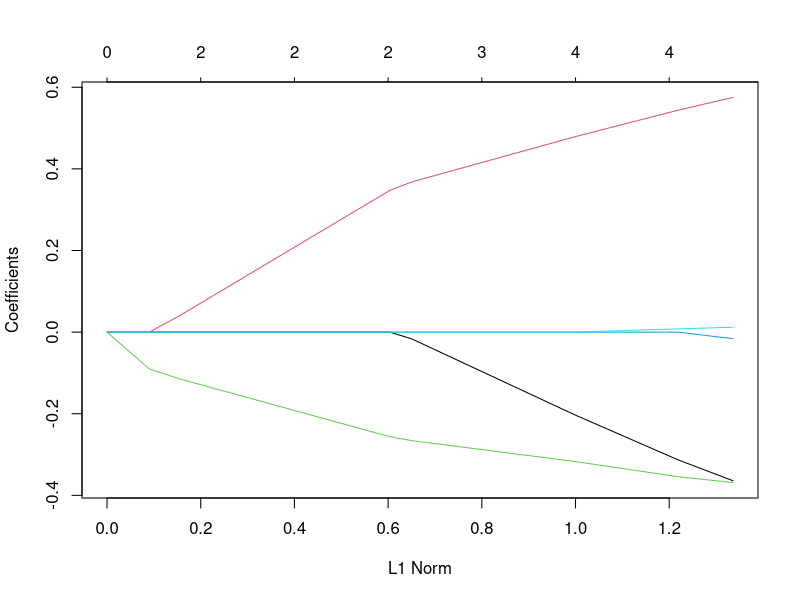
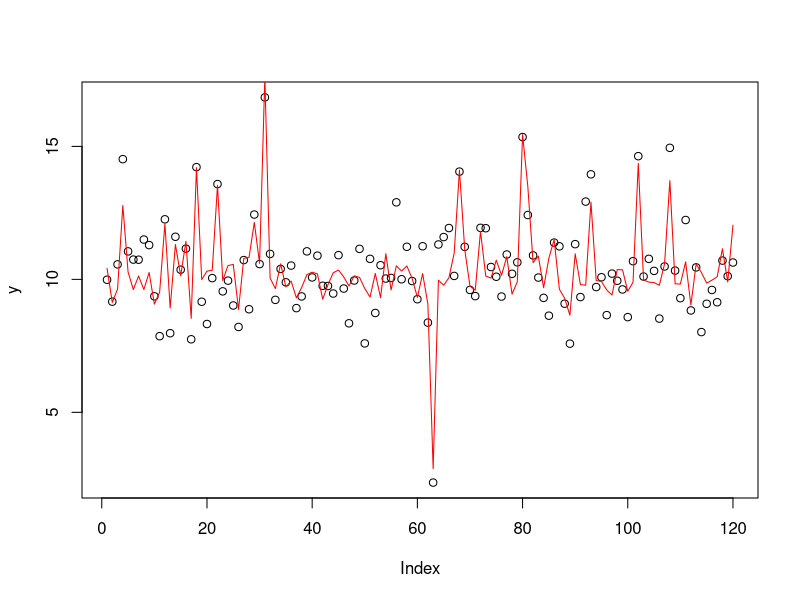
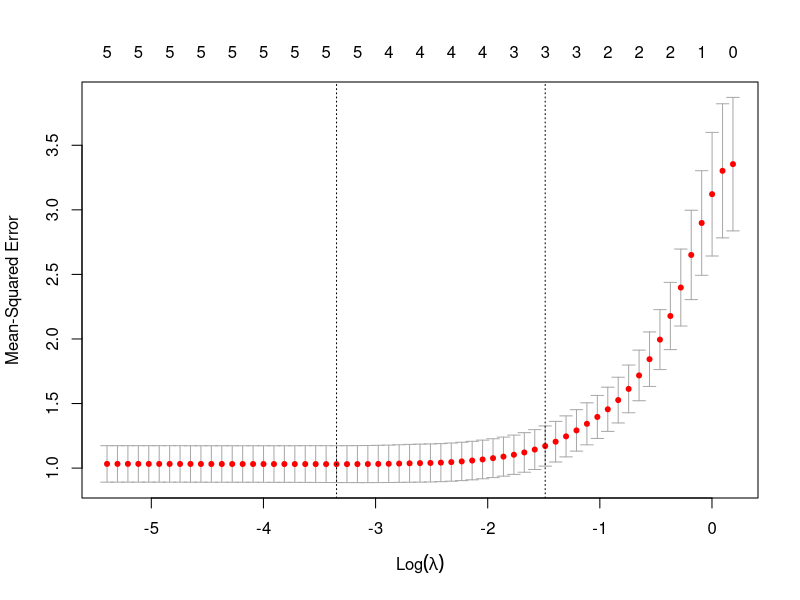
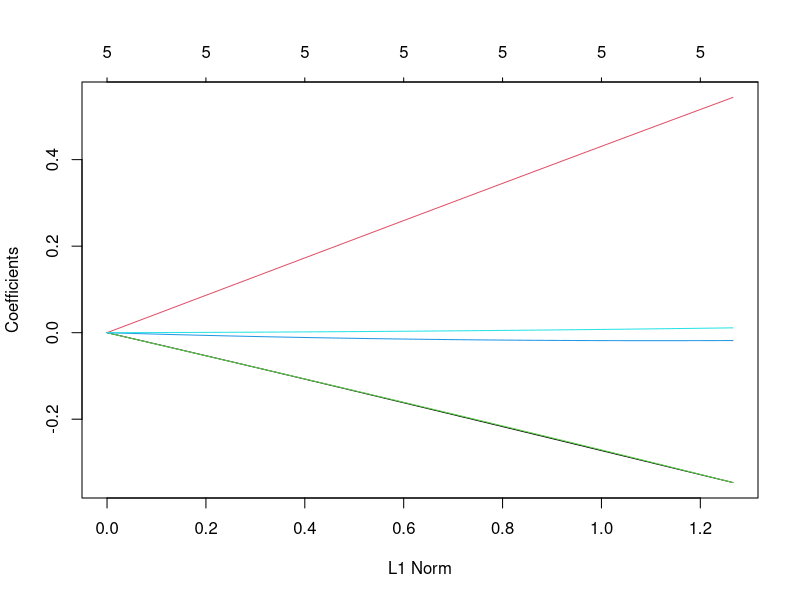
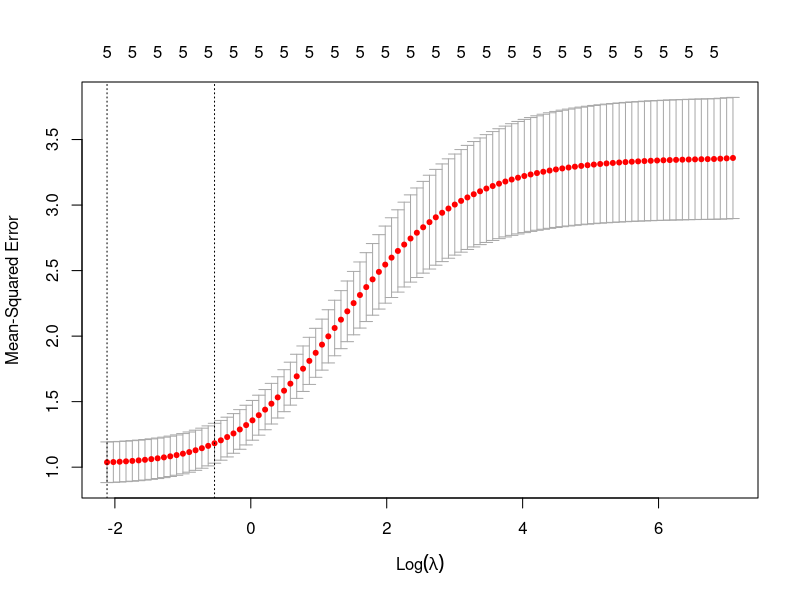
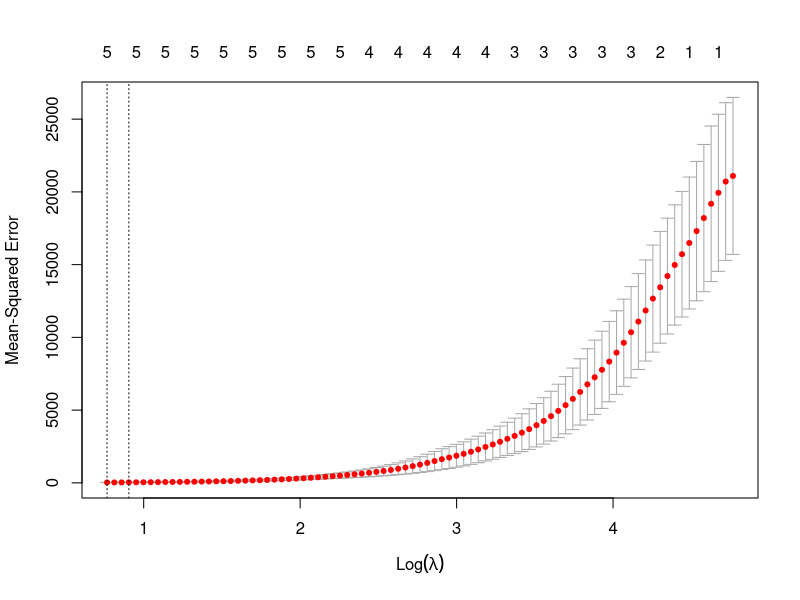

Recreate these plots in R, in order.
# Sugestão: Pacote olsrr
# https://cran.r-project.org/web/packages/olsrr/vignettes/intro.html

##########################################
#
#   Pacotes usados nesse exemplo
#
##########################################
# install.packages("glmnet")
# install.packages("tidyverse")
# install.packages("caret")
# install.packages("leaps")


#############################################
#
#  Gerando os dados para o exemplo
#
#############################################
n=120
p=5

set.seed(1100)
x = matrix(ncol = p, nrow = n)
for(i in 1:p) x[,i] = rnorm(n)^i

colnames(x)= paste("X", 1:5, sep = "")
coef=c(10,round(rnorm(p-2),2),0,0)
names(coef) = c("(Intercept)", colnames(x))

# coeficientes do modelo:
coef
# gerando Y = X*beta + e
y=cbind(rep(1,n),x)%*%coef+rnorm(n)
cor(y,x)


#############################################
#
#  Ajustando o modelo: 
#
#############################################

### BACKWARD

m1=lm(y~x)
summary(m1)

m2=lm(y~x[,-4])
summary(m2)

m3=lm(y~x[,-c(4,5)])
summary(m3)

m4=lm(y~x[,-c(5)])
summary(m4)

final.B = lm(y~x[,1:3])
cf.B = coefficients(final.B); names(cf.B) = names(coef)[0:3+1]

#### FORWARD

m1=lm(y~x[,1])
summary(m1)
m2=lm(y~x[,2])
summary(m2)
m3=lm(y~x[,3])
summary(m3)
m4=lm(y~x[,4])
summary(m4)

m1=lm(y~x[,c(3,1)])
summary(m1)
m2=lm(y~x[,c(3,2)])
summary(m2)
m3=lm(y~x[,c(3,4)])
summary(m3)
m4=lm(y~x[,c(3,5)])
summary(m4)

m1=lm(y~x[,c(3,2,1)])
summary(m1)
m2=lm(y~x[,c(3,2,4)])
summary(m2)
m3=lm(y~x[,c(3,2,5)])
summary(m3)

m1=lm(y~x[,c(3,2,1,4)])
summary(m1)

m2=lm(y~x[,c(3,2,1,5)])
summary(m2)

final.F =lm(y~x[,c(3,2,1)])
cf.F = coefficients(final.F); names(cf.F) = names(coef)[c(0,3,2,1)+1]

# comparando
res = matrix(0, ncol = 3, nrow = length(coef))
rownames(res) = names(coef)
colnames(res) = c("Coeficiente", "Estimativa.B", "Estimativa.F")
res[, 1] = coef
res[names(cf.B),2] = cf.B
res[names(cf.F),3] = cf.F
round(res,2)

################

### Baseado em erro de previs?o:
# install.packages("tidyverse")
# install.packages("caret")
# install.packages("leaps")

library(tidyverse)
library(caret)
library(leaps)
library(MASS)

dados = data.frame(x,y)

# Fit the full model
full.model <- lm(y~x)
# Stepwise regression model
step.model <- stepAIC(full.model, direction = "both",
                      trace = FALSE)
summary(step.model)

models <- regsubsets(y~., data=dados, nvmax = 4,
                     method = "forward")
summary(models)


set.seed(123)
# Set up repeated k-fold cross-validation
train.control <- trainControl(method = "cv", number = 10)
# Train the model
step.model <- train(y ~., data = dados,
                    method = "leapBackward",
                    tuneGrid = data.frame(nvmax = 1:5),
                    trControl = train.control
)
step.model$results

step.model$bestTune

summary(step.model$finalModel)
coef.cv = coef(step.model$finalModel, 3)

res = cbind(res, rep(0,p+1))
res[names(coef.cv),4] = coef.cv 
colnames(res)[4] = "Estimativa.cv"
res

#################

# install.packages("glmnet")
library("glmnet")

# Método para obter os coeficientes = Coordinate descent
# pag 8:  https://cran.r-project.org/web/packages/glmnet/vignettes/glmnet.pdf

# alpha = 0 -> Ridge
# alpha = 1 -> LASSO

#-------- Lasso ------------------------
#### glmnet: ajusta o modelo para vários lambdas (grade default ou personalizada)

ajuste = glmnet(x, y, alpha=1)

# coefficientes associados a cada lambda:
coefs.ajuste = coef(ajuste)
dim(coefs.ajuste)  
coefs.ajuste[,10]  # coefs. para o décimo lambda da seq.
# eixo-x = lambda (no topo = nr. de coefs nao zero)
# eixo-y norma dos coeficientes
plot(ajuste)
range(ajuste$lambda)

# coeficients para um outro valor de lambda
predict(ajuste, s = 0.001, type = "coefficients")
predict(ajuste, s = 1.21, type = "coefficients")

# valores preditos 
yhat = predict(ajuste, s = ajuste$lambda[60], type = "response", newx = x)
plot(y)
lines(yhat, col = "red")

### cv.glmnet usa validação cruzada:
validacaoCruzada = cv.glmnet(x, y, alpha=1)
plot(validacaoCruzada) 
lambdaOtimo = validacaoCruzada$lambda.min
# os coeficients para o lambda ótimo pode ser obtidos 
coefficients(ajuste, s = lambdaOtimo)

# mesmo resultado será obtido usando a função predict
predict(ajuste, s = lambdaOtimo, type = "coefficients")

# se não tivéssemos a variável "ajuste":
ajuste.otimo = glmnet(x, y, alpha=1, lambda = lambdaOtimo)
coef(ajuste.otimo)


#-------- Ridge ------------------------
ajusteR = glmnet(x, y, alpha=0)
plot(ajusteR)
validacaoCruzada = cv.glmnet(x, y, alpha=0)
plot(validacaoCruzada)
lambdaOtimo = validacaoCruzada$lambda.min
coefficients(ajusteR, s = lambdaOtimo)



################################
ncol = 100
nrow = 50
X = matrix(0, ncol = ncol, nrow = nrow)
for(j in 1:ncol) X[,j] = rnorm(nrow, sd = sqrt(j)) 
#for(j in 1:ncol) X[,j] = rexp(nrow, rate = sqrt(j)) 

p = 5
beta = rep(0,ncol)
beta[c(1,10,20,50,90)] = rep(10,5)

Y = 20 + X%*%beta + rnorm(nrow)

validacaoCruzada = cv.glmnet(X, Y, alpha=1, nfold = 5)
plot(validacaoCruzada)
lambdaOtimo = validacaoCruzada$lambda.min
ajuste.otimo = glmnet(X, Y, alpha=1, lambda = lambdaOtimo)
cf = coef(ajuste.otimo)
nm = rownames(cf)[cf[,1] != 0]
round(cf[nm,],4)

vars = paste("V",c(1,10,20,50,90), sep = "")
sum(vars %in% nm)
